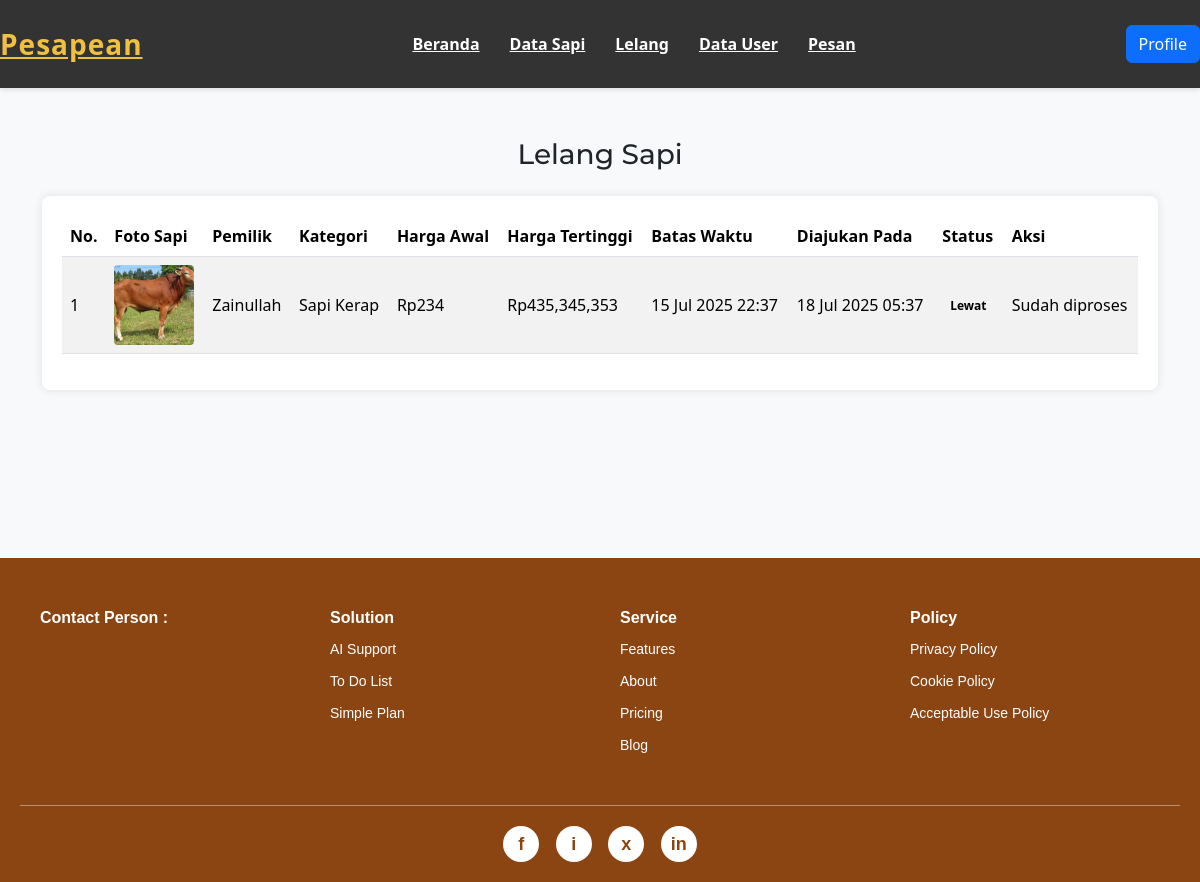
Screenshot of /admin/lelang.php (signed in) with the database file from the repository.
### tables this page shows
CREATE TABLE `lelang` (
  `id_lelang` int NOT NULL,
  `id_sapi` int DEFAULT NULL,
  `harga_awal` int DEFAULT NULL,
  `harga_tertinggi` int DEFAULT NULL,
  `id_penawaranTertinggi` int DEFAULT NULL,
  `batas_waktu` datetime DEFAULT NULL,
  `status` varchar(50) DEFAULT NULL,
  `approved_by_admin` tinyint(1) DEFAULT '0',
  `approved_at` datetime DEFAULT NULL,
  `id_admin_approver` int DEFAULT NULL,
  `createdAt` datetime DEFAULT NULL,
  `updatedAt` datetime DEFAULT NULL,
  `id_user` int DEFAULT NULL
);

CREATE TABLE `data_sapi` (
  `id_sapi` int NOT NULL,
  `id_macamSapi` int DEFAULT NULL,
  `foto_sapi` varchar(255) DEFAULT NULL,
  `harga_sapi` int DEFAULT NULL,
  `nama_pemilik` varchar(100) DEFAULT NULL,
  `alamat_pemilik` varchar(255) DEFAULT NULL,
  `nomor_pemilik` varchar(20) DEFAULT NULL,
  `email_pemilik` varchar(100) DEFAULT NULL,
  `createdAt` datetime DEFAULT NULL,
  `updatedAt` datetime DEFAULT NULL,
  `latitude` varchar(50) DEFAULT NULL,
  `longitude` varchar(50) DEFAULT NULL,
  `jenis_kelamin` enum('jantan','betina') DEFAULT NULL,
  `id_user_penjual` int DEFAULT NULL
);

CREATE TABLE `macamsapi` (
  `id_macamSapi` int NOT NULL,
  `name` varchar(100) DEFAULT NULL
);

### admin/lelang.php (the view, shortened to what this page needs)
<?php
include '../koneksi.php';
$queryPendingLelang = "
    SELECT
        l.id_sapi,
        ds.foto_sapi,
        ds.nama_pemilik,
        ms.name AS kategori,
        l.harga_awal,
        l.harga_tertinggi,
        l.batas_waktu,
        l.status,
        l.createdAt
    FROM lelang l
    INNER JOIN data_sapi ds ON l.id_sapi = ds.id_sapi
    INNER JOIN macamSapi ms ON ds.id_macamSapi = ms.id_macamSapi
    ORDER BY l.createdAt DESC
";
$resultPendingLelang = mysqli_query($koneksi, $queryPendingLelang);
?>
<!DOCTYPE html>
<html lang="id">
<head>
    <link rel="stylesheet" href="../style.css">
    <link rel="stylesheet" href="https://cdnjs.cloudflare.com/ajax/libs/font-awesome/6.5.0/css/all.min.css" />
    <link href="https://cdn.jsdelivr.net/npm/bootstrap@5.3.3/dist/css/bootstrap.min.css" rel="stylesheet">
</head>
<body>
    <header class="main-header">
        <nav class="navbar">
            <div class="logo">
                <a href="../admin/admin.php">Pesapean</a>
            </div>
            <ul class="nav-links">
                <li><a href="../admin/admin.php">Beranda</a></li>
                <li><a href="../admin/data_sapi.php?jenis=sonok">Data Sapi</a></li>
                <li><a href="../admin/lelang.php">Lelang</a></li>
                <li><a href="../admin/data_user.php">Data User</a></li>
                <li><a href="../admin/pesan.php">Pesan</a></li>
            </ul>
            <div class="auth-links">
                <?php if (isset($_SESSION['id_user'])): ?>
                    <a href="../auth/profile.php" class="btn btn-primary">Profile</a>
                <?php else: ?>
                    <a href="../auth/login.php" class="btn btn-primary">Login</a>
                    <a href="../auth/register.php" class="btn btn-outline-primary">Daftar</a>
                <?php endif; ?>
            </div>
        </nav>
    </header>
    <div class="container">
        <h3 class="text-center mb-4">Lelang Sapi</h3>
        <div class="table-responsive">
            <table class="table table-hover table-striped">
                <thead>
                    <tr>
                        <th>No.</th>
                        <th>Foto Sapi</th>
                        <th>Pemilik</th>
                        <th>Kategori</th>
                        <th>Harga Awal</th>
                        <th>Harga Tertinggi</th>
                        <th>Batas Waktu</th>
                        <th>Diajukan Pada</th>
                        <th>Status</th>
                        <th>Aksi</th>
                    </tr>
                </thead>
                <tbody>
                    <?php if (mysqli_num_rows($resultPendingLelang) > 0) : ?>
                        <?php
                        $counter = 1;
                        while ($lelang = mysqli_fetch_assoc($resultPendingLelang)) :
                        ?>
                            <tr>
                                <td><?= $counter++; ?></td>
                                <td>
                                    <img src="../uploads_sapi/<?= htmlspecialchars($lelang['foto_sapi']); ?>" alt="Sapi" class="img-fluid">
                                </td>
                                <td><?= htmlspecialchars($lelang['nama_pemilik']); ?></td>
                                <td><?= htmlspecialchars($lelang['kategori']); ?></td>
                                <td>Rp<?= number_format($lelang['harga_awal']); ?></td>
                                <td>Rp<?= number_format($lelang['harga_tertinggi']); ?></td>
                                <td><?= date('d M Y H:i', strtotime($lelang['batas_waktu'])); ?></td>
                                <td><?= date('d M Y H:i', strtotime($lelang['createdAt'])); ?></td>
                                <td>
                                    <?php
                                    $statusClass = '';
                                    ?>
                                    <span class="status-badge <?= $statusClass; ?>">
                                        <?= htmlspecialchars($lelang['status']); ?>
                                    </span>
                                </td>
                                <td>
                                    <?php if ($lelang['status'] == 'Pending') : ?>
                                        <a href="../admin/lelang.php?action=approve&id=<?= htmlspecialchars($lelang['id_sapi']); ?>" class="btn btn-approve btn-sm mb-1" onclick="return confirm('Apakah Anda yakin ingin menyetujui lelang ini?');">Setujui</a>
                                        <a href="../admin/lelang.php?action=reject&id=<?= htmlspecialchars($lelang['id_sapi']); ?>" class="btn btn-reject btn-sm" onclick="return confirm('Apakah Anda yakin ingin menolak lelang ini?');">Tolak</a>
                                    <?php else : ?>
                                        Sudah diproses
                                    <?php endif; ?>
                                </td>
                            </tr>
                        <?php endwhile; ?>
                    <?php else : ?>
                        <tr>
                            <td colspan="10" class="text-center">Tidak ada data lelang ditemukan.</td>
                        </tr>
                    <?php endif; ?>
                </tbody>
            </table>
        </div>
    </div>
    <br>
    <br>
    <br>
    <br>
    <br>
    <br>
    <br>
    <?php include '../footer.php'; ?>
</body>
</html>

### style.css (style rules this page uses)
:root { --primary-color: #f0c040; --secondary-color: #333; --accent-color: #555; --background-light: #f8f8f8; --text-color: #333; --white-color: #ffffff; --border-radius: 8px; --transition-speed: 0.3s ease; }
body { background-color: var(--background-light); font-family: 'Open Sans', Arial, sans-serif; margin: 0; padding: 0; line-height: 1.6; color: var(--text-color); }
h1, h2, h3 { font-family: 'Montserrat', sans-serif; color: var(--secondary-color); margin-top: 0; }
a { text-decoration: none; color: var(--primary-color); transition: color var(--transition-speed); }
.btn { display: inline-block; padding: 12px 25px; border: none; border-radius: 5px; cursor: pointer; font-size: 16px; font-weight: 600; transition: background-color var(--transition-speed), color var(--transition-speed); }
.btn-primary { background-color: var(--primary-color); color: var(--secondary-color); }
.main-header { background-color: var(--secondary-color); color: var(--white-color); padding: 15px 0; box-shadow: 0 2px 5px rgba(0, 0, 0, 0.1); }
.navbar { display: flex; justify-content: space-between; align-items: center; max-width: 1200px; margin: 0 auto; padding: 0 20px; }
.navbar .logo a { font-size: 28px; font-weight: 700; color: var(--primary-color); letter-spacing: 1px; }
.navbar .nav-links { list-style: none; margin: 0; padding: 0; display: flex; gap: 30px; }
.navbar .nav-links a { color: var(--white-color); font-weight: 600; font-size: 16px; position: relative; }
.navbar .nav-links a::after { content: ''; position: absolute; width: 0; height: 2px; background-color: var(--primary-color); left: 0; bottom: -5px; transition: width var(--transition-speed); }

### admin/lelang.php (style rules this page uses)
body { background-color: #f8f9fa; }
.container { margin-top: 50px; }
.table-responsive { background-color: #fff; padding: 20px; border-radius: 8px; box-shadow: 0 0 10px rgba(0, 0, 0, 0.1); }
.table th, .table td { vertical-align: middle; }
.table img { width: 80px; height: 80px; object-fit: cover; border-radius: 4px; }
.status-badge { padding: .35em .65em; border-radius: .25rem; font-size: 0.75em; font-weight: 600; }

### rows the page displays
lelang: id_sapi.foto_sapi (picture), id_sapi.nama_pemilik "Zainullah", macamsapi.name "Sapi Kerap", harga_awal "234", harga_tertinggi "435,345,353", batas_waktu "15 Jul 2025 22:37", createdAt "18 Jul 2025 05:37", status "Lewat", shows "Sudah diproses"
